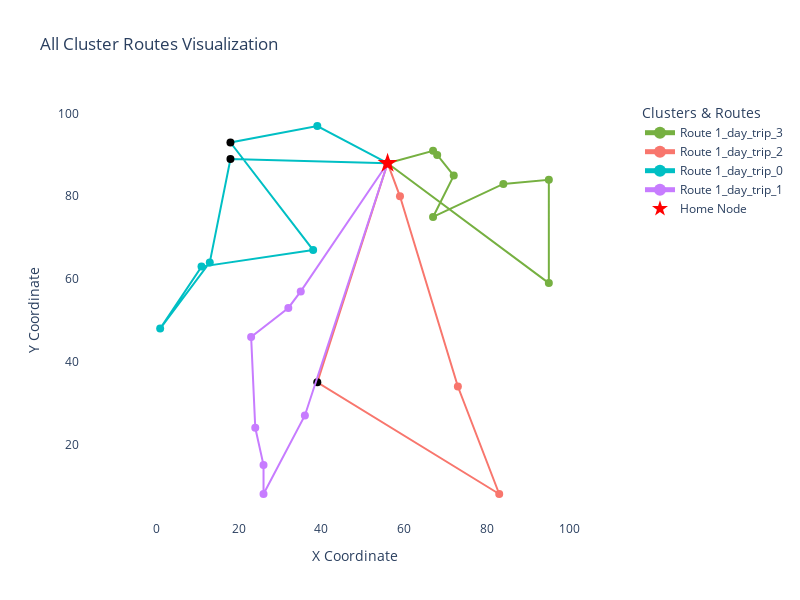

Notebook source saved alongside this figure:
### Code cell
plot_all_cluster_routes(route_lists, nodes_df)

### Figure 1 — Plotly figure (JSON) as saved in the notebook; plotly's stock layout.template omitted (floating-point values rounded to 4 significant figures)
{"data": [{"hoverinfo": "text", "hovertext": ["Node: 0<br>                 Time: 609<br>                Days: [1, 2, 3, 4, 5, 6, 7]<br>                Priority: 0.94<br>                Angle to home: 0.0<br>                Distance to home: 0.0<br>                Time Window: [[516, 762], [782, 1020]]<br>                ", "Node: 39<br>                 Time: 620<br>                Days: [1, 2, 3, 4, 5, 6, 7]<br>                Priority: 1.00<br>                Angle to home: 15.255118703057777<br>                Distance to home: 11.4<br>                Time Window: [[587, 669], [786, 966]]<br>                ", "Node: 13<br>                 Time: 675<br>                Days: [1, 2, 3, 4, 5, 6, 7]<br>                Priority: 0.95<br>                Angle to home: 9.462322208025617<br>                Distance to home: 12.17<br>                Time Window: [[542, 980]]<br>                ", "Node: 31<br>                 Time: 750<br>                Days: [1, 2, 3, 4, 5, 6, 7]<br>                Priority: 0.62<br>                Angle to home: 349.38034472384487<br>                Distance to home: 16.28<br>                Time Window: [[561, 984]]<br>                ", "Node: 12<br>                 Time: 797<br>                Days: [1, 2, 3, 4, 5, 6, 7]<br>                Priority: 0.11<br>                Angle to home: 310.23635830927384<br>                Distance to home: 17.03<br>                Time Window: [[504, 965]]<br>                ", "Node: 17<br>                 Time: 848<br>                Days: [1, 2, 3, 4, 5, 6, 7]<br>                Priority: 0.18<br>                Angle to home: 349.87532834460217<br>                Distance to home: 28.44<br>                Time Window: [[490, 968]]<br>                ", "Node: 27<br>                 Time: 891<br>                Days: [1, 2, 3, 4, 5, 6, 7]<br>                Priority: 0.38<br>                Angle to home: 354.14398641457103<br>                Distance to home: 39.2<br>                Time Window: [[536, 670], [745, 971]]<br>                ", "Node: 14<br>                 Time: 965<br>                Days: [1, 2, 3, 4, 5, 6, 7]<br>                Priority: 1.00<br>                Angle to home: 323.3658861240326<br>                Distance to home: 48.6<br>                Time Window: [[541, 965]]<br>                ", "Node: 0<br>                 Time: 1068<br>                Days: [1, 2, 3, 4, 5, 6, 7]<br>                Priority: 0.94<br>                Angle to home: 0.0<br>                Distance to home: 0.0<br>                Time Window: [[516, 762], [782, 1020]]<br>                "], "line": {"color": "#76B041", "width": 2}, "marker": {"color": ["#76B041", "#76B041", "#76B041", "#76B041", "#76B041", "#76B041", "#76B041", "#76B041", "#76B041"], "size": 8}, "mode": "lines+markers", "name": "Route 1_day_trip_3", "type": "scatter", "x": [56, 67, 68, 72, 67, 84, 95, 95, 56], "y": [88, 91, 90, 85, 75, 83, 84, 59, 88]}, {"hoverinfo": "text", "hovertext": ["Node: 0<br>                 Time: 679<br>                Days: [1, 2, 3, 4, 5, 6, 7]<br>                Priority: 0.94<br>                Angle to home: 0.0<br>                Distance to home: 0.0<br>                Time Window: [[516, 762], [782, 1020]]<br>                ", "Node: 21<br>                 Time: 687<br>                Days: [1, 2, 3, 4, 5, 6, 7]<br>                Priority: 1.00<br>                Angle to home: 290.55604521958344<br>                Distance to home: 8.54<br>                Time Window: [[660, 860]]<br>                ", "Node: 34<br>                 Time: 804<br>                Days: [1, 2, 3, 4, 5, 6, 7]<br>                Priority: 0.93<br>                Angle to home: 287.47477425625567<br>                Distance to home: 56.61<br>                Time Window: [[660, 676], [721, 868]]<br>                ", "Node: 1<br>                 Time: 863<br>                Days: [1, 2, 3, 4, 5, 6, 7]<br>                Priority: 1.00<br>                Angle to home: 288.6495387540514<br>                Distance to home: 84.43<br>                Time Window: [[660, 715], [831, 863]]<br>                ", "Node: 5<br>                 Time: 1021<br>                Days: [1, 2, 3, 4, 5, 6, 7]<br>                Priority: 0.29<br>                Angle to home: 252.21611155730747<br>                Distance to home: 55.66<br>                Time Window: [[1021, 1021]]<br>                ", "Node: 0<br>                 Time: 1110<br>                Days: [1, 2, 3, 4, 5, 6, 7]<br>                Priority: 0.94<br>                Angle to home: 0.0<br>                Distance to home: 0.0<br>                Time Window: [[516, 762], [782, 1020]]<br>                "], "line": {"color": "#F8766D", "width": 2}, "marker": {"color": ["#F8766D", "#F8766D", "#F8766D", "#F8766D", "black", "#F8766D"], "size": 8}, "mode": "lines+markers", "name": "Route 1_day_trip_2", "type": "scatter", "x": [56, 59, 73, 83, 39, 56], "y": [88, 80, 34, 8, 35, 88]}, {"hoverinfo": "text", "hovertext": ["Node: 0<br>                 Time: 520<br>                Days: [1, 2, 3, 4, 5, 6, 7]<br>                Priority: 0.94<br>                Angle to home: 0.0<br>                Distance to home: 0.0<br>                Time Window: [[516, 762], [782, 1020]]<br>                ", "Node: 26<br>                 Time: 558<br>                Days: [1, 2, 3, 4, 5, 6, 7]<br>                Priority: 1.00<br>                Angle to home: 178.49256424122504<br>                Distance to home: 38.01<br>                Time Window: [[558, 558]]<br>                ", "Node: 32<br>                 Time: 641<br>                Days: [1, 2, 3, 4, 5, 6, 7]<br>                Priority: 0.94<br>                Angle to home: 209.1676133795778<br>                Distance to home: 49.24<br>                Time Window: [[548, 736], [839, 1042]]<br>                ", "Node: 20<br>                 Time: 699<br>                Days: [1, 2, 3, 4, 5, 6, 7]<br>                Priority: 0.71<br>                Angle to home: 216.0273733851036<br>                Distance to home: 68.01<br>                Time Window: [[574, 729], [837, 1040]]<br>                ", "Node: 22<br>                 Time: 786<br>                Days: [1, 2, 3, 4, 5, 6, 7]<br>                Priority: 0.50<br>                Angle to home: 209.05460409907715<br>                Distance to home: 51.48<br>                Time Window: [[573, 1027]]<br>                ", "Node: 30<br>                 Time: 859<br>                Days: [1, 2, 3, 4, 5, 6, 7]<br>                Priority: 0.67<br>                Angle to home: 229.3987053549955<br>                Distance to home: 27.66<br>                Time Window: [[531, 928]]<br>                ", "Node: 11<br>                 Time: 928<br>                Days: [1, 2, 3, 4, 5, 6, 7]<br>                Priority: 1.00<br>                Angle to home: 172.50414236027015<br>                Distance to home: 38.33<br>                Time Window: [[928, 928]]<br>                ", "Node: 37<br>                 Time: 1005<br>                Days: [1, 2, 3, 4, 5, 6, 7]<br>                Priority: 1.00<br>                Angle to home: 152.10272896905238<br>                Distance to home: 19.24<br>                Time Window: [[543, 637], [743, 1016]]<br>                ", "Node: 0<br>                 Time: 1074<br>                Days: [1, 2, 3, 4, 5, 6, 7]<br>                Priority: 0.94<br>                Angle to home: 0.0<br>                Distance to home: 0.0<br>                Time Window: [[516, 762], [782, 1020]]<br>                "], "line": {"color": "#00BFC4", "width": 2}, "marker": {"color": ["#00BFC4", "black", "#00BFC4", "#00BFC4", "#00BFC4", "#00BFC4", "black", "#00BFC4", "#00BFC4"], "size": 8}, "mode": "lines+markers", "name": "Route 1_day_trip_0", "type": "scatter", "x": [56, 18, 13, 1, 11, 38, 18, 39, 56], "y": [88, 89, 64, 48, 63, 67, 93, 97, 88]}, {"hoverinfo": "text", "hovertext": ["Node: 0<br>                 Time: 531<br>                Days: [1, 2, 3, 4, 5, 6, 7]<br>                Priority: 0.94<br>                Angle to home: 0.0<br>                Distance to home: 0.0<br>                Time Window: [[516, 762], [782, 1020]]<br>                ", "Node: 7<br>                 Time: 568<br>                Days: [1, 2, 3, 4, 5, 6, 7]<br>                Priority: 0.38<br>                Angle to home: 235.88552705465872<br>                Distance to home: 37.44<br>                Time Window: [[513, 927]]<br>                ", "Node: 3<br>                 Time: 606<br>                Days: [1, 2, 3, 4, 5, 6, 7]<br>                Priority: 0.86<br>                Angle to home: 235.56101069119637<br>                Distance to home: 42.44<br>                Time Window: [[492, 919]]<br>                ", "Node: 4<br>                 Time: 658<br>                Days: [1, 2, 3, 4, 5, 6, 7]<br>                Priority: 0.22<br>                Angle to home: 231.84277341263095<br>                Distance to home: 53.41<br>                Time Window: [[530, 912]]<br>                ", "Node: 36<br>                 Time: 728<br>                Days: [1, 2, 3, 4, 5, 6, 7]<br>                Priority: 0.89<br>                Angle to home: 243.43494882292202<br>                Distance to home: 71.55<br>                Time Window: [[513, 925]]<br>                ", "Node: 35<br>                 Time: 801<br>                Days: [1, 2, 3, 4, 5, 6, 7]<br>                Priority: 0.54<br>                Angle to home: 247.65935204000584<br>                Distance to home: 78.92<br>                Time Window: [[588, 688], [780, 911]]<br>                ", "Node: 28<br>                 Time: 857<br>                Days: [1, 2, 3, 4, 5, 6, 7]<br>                Priority: 0.71<br>                Angle to home: 249.44395478041653<br>                Distance to home: 85.44<br>                Time Window: [[579, 670], [818, 909]]<br>                ", "Node: 15<br>                 Time: 929<br>                Days: [1, 2, 3, 4, 5, 6, 7]<br>                Priority: 1.00<br>                Angle to home: 251.84729411334885<br>                Distance to home: 64.2<br>                Time Window: [[494, 655], [765, 929]]<br>                ", "Node: 0<br>                 Time: 1024<br>                Days: [1, 2, 3, 4, 5, 6, 7]<br>                Priority: 0.94<br>                Angle to home: 0.0<br>                Distance to home: 0.0<br>                Time Window: [[516, 762], [782, 1020]]<br>                "], "line": {"color": "#C77CFF", "width": 2}, "marker": {"color": ["#C77CFF", "#C77CFF", "#C77CFF", "#C77CFF", "#C77CFF", "#C77CFF", "#C77CFF", "#C77CFF", "#C77CFF"], "size": 8}, "mode": "lines+markers", "name": "Route 1_day_trip_1", "type": "scatter", "x": [56, 35, 32, 23, 24, 26, 26, 36, 56], "y": [88, 57, 53, 46, 24, 15, 8, 27, 88]}, {"hoverinfo": "text", "hovertext": "Home: Node 0<br>X: 56<br>Y: 88", "marker": {"color": "red", "size": 15, "symbol": "star"}, "mode": "markers", "name": "Home Node", "type": "scatter", "x": [56], "y": [88]}], "layout": {"height": 600, "hovermode": "closest", "legend": {"itemsizing": "constant", "title": {"text": "Clusters & Routes"}}, "plot_bgcolor": "white", "title": {"text": "All Cluster Routes Visualization"}, "width": 800, "xaxis": {"title": {"text": "X Coordinate"}}, "yaxis": {"scaleanchor": "x", "scaleratio": 1, "title": {"text": "Y Coordinate"}}}}
